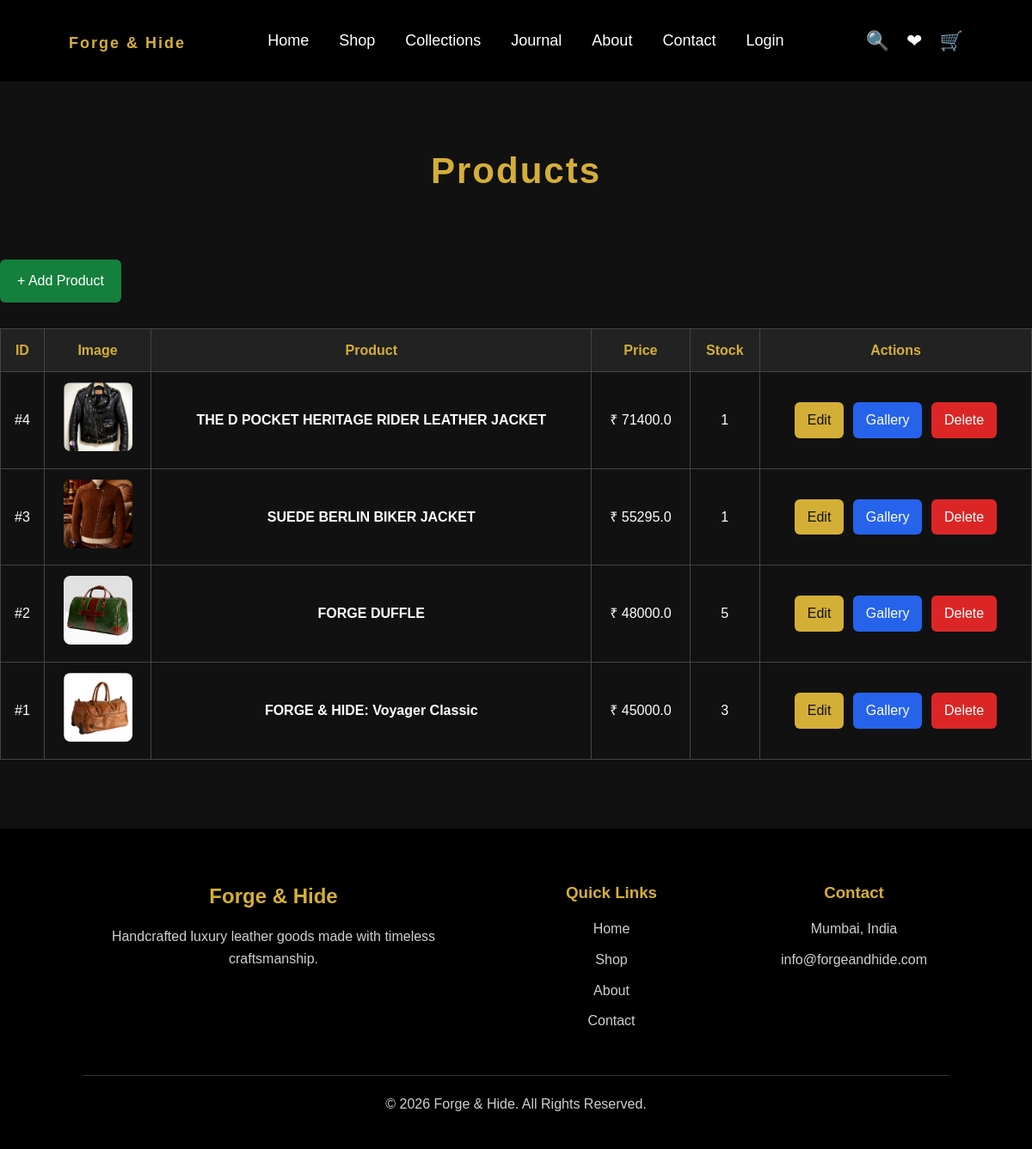
Page /admin/products (signed in) on the committed database.
### models.py (models this page shows, shortened)
class Product(db.Model):
    __tablename__ = "products"
    id = db.Column(db.Integer, primary_key=True)
    category_id = db.Column(
        db.Integer,
        db.ForeignKey("categories.id", name="fk_product_category"),
        nullable=True
    )
    category = db.relationship(
        "Category",
        back_populates="products"
    )
    name = db.Column(db.String(200), nullable=False)
    slug = db.Column(db.String(200), unique=True, nullable=False)
    description = db.Column(db.Text)
    short_description = db.Column(db.String(500))
    long_description = db.Column(db.Text)
    leather_type = db.Column(db.String(150))
    hardware = db.Column(db.String(150))
    lining = db.Column(db.String(150))
    dimensions = db.Column(db.String(150))
    weight = db.Column(db.String(100))
    made_in = db.Column(db.String(100))
    warranty = db.Column(db.String(100))
    care = db.Column(db.Text)
    is_bestseller = db.Column(db.Boolean, default=False)
    price = db.Column(db.Float, nullable=False)
    stock = db.Column(db.Integer, default=0)
    image = db.Column(db.String(300))
    is_featured = db.Column(db.Boolean, default=False)
    created_at = db.Column(
        db.DateTime,
        server_default=func.now()
    )

### app.py (the view)
@app.route("/admin/products")
@admin_required
def products():
    products = Product.query.order_by(Product.id.desc()).all()
    return render_template(
        "admin/products.html",
        products=products
    )

### app.py (called while the page is built)
def admin_required(f):
    @wraps(f)
    def decorated_function(*args, **kwargs):
        print(
    "ADMIN CHECK:",
    current_user.is_authenticated,
    type(current_user).__name__,
    session.get("customer_id")
)
        if not current_user.is_authenticated:
            return redirect(url_for("admin_login"))
        if not isinstance(current_user, Admin):
            return redirect(url_for("home"))
        return f(*args, **kwargs)
    return decorated_function

@app.context_processor
def inject_cart_count():
    cart_count = 0
    if current_user.is_authenticated:
        cart_items = Cart.query.filter_by(
            customer_id=current_user.id
        ).all()
        for item in cart_items:
            cart_count += item.quantity
    return {
        "cart_count": cart_count
    }

@login_manager.user_loader
def load_user(user_id):
    return db.session.get(Admin, int(user_id))

@app.after_request
def add_no_cache_headers(response):
    response.headers["Cache-Control"] = "no-store, no-cache, must-revalidate, max-age=0"
    response.headers["Pragma"] = "no-cache"
    response.headers["Expires"] = "0"
    return response

### templates/admin/products.html (shortened to what this page needs)
{% extends "base.html" %}
{% block content %}
<h1 class="section-title">
    Products
</h1>
<a
    href="{{ url_for('add_product') }}"
    class="add-product-btn"
>
    + Add Product
</a>
{% if products %}
<div class="admin-products-container">
    <div style="overflow-x:auto;">
        <table class="admin-products-table">
            <thead>
                <tr>
                    <th>
                        ID
                    </th>
                    <th>
                        Image
                    </th>
                    <th>
                        Product
                    </th>
                    <th>
                        Price
                    </th>
                    <th>
                        Stock
                    </th>
                    <th>
                        Actions
                    </th>
                </tr>
            </thead>
            <tbody>
                {% for product in products %}
                <tr>
                    <td>
                        #{{ product.id }}
                    </td>
                    <td>
                        {% if product.image %}
                            <img
                                src="{{ url_for(
                                    'static',
                                    filename='uploads/' + product.image
                                ) }}"
                                class="product-image"
                                alt="{{ product.name }}"
                            >
                        {% else %}
                            No Image
                        {% endif %}
                    </td>
                    <td>
                        <strong>
                            {{ product.name }}
                        </strong>
                    </td>
                    <td>
                        ₹ {{ product.price }}
                    </td>
                    <td>
                        {{ product.stock }}
                    </td>
                    <td>
                        <a
                            href="{{ url_for(
                                'edit_product',
                                id=product.id
                            ) }}"
                            class="admin-btn edit-btn"
                        >
                            Edit
                        </a>
                        <a
                            href="{{ url_for(
                                'product_gallery',
                                id=product.id
                            ) }}"
                            class="admin-btn gallery-btn"
                        >
                            Gallery
                        </a>
                        <a
                            href="{{ url_for(
                                'delete_product',
                                id=product.id
                            ) }}"
                            class="admin-btn delete-btn"
                            onclick="
                                return confirm(
                                    'Are you sure you want to delete {{ product.name }}?'
                                );
                            "
                        >
                            Delete
                        </a>
                    </td>
                </tr>
                {% endfor %}
            </tbody>
        </table>
    </div>
</div>
{% endif %}
{% endblock %}

### static/css/style.css (style rules this page uses)
* { margin:0; padding:0; box-sizing:border-box; }
body { font-family:Arial, Helvetica, sans-serif; background:#111; color:#fff; line-height:1.6; }
.section-title { text-align:center; font-size:42px; color:#d4af37; margin-top:70px; margin-bottom:50px; letter-spacing:2px; }
.section-title { text-align:center; color:#d4af37; font-size:42px; margin-bottom:50px; }

### templates/admin/products.html (style rules this page uses)
.admin-products-container { margin-top: 30px; }
.admin-products-table { width: 100%; border-collapse: collapse; background: #111; }
.admin-products-table th, .admin-products-table td { border: 1px solid #444; padding: 12px; text-align: center; }
.admin-products-table th { background: #222; color: #d4af37; }
.product-image { width: 80px; height: 80px; object-fit: cover; border-radius: 8px; }
.admin-btn { display: inline-block; padding: 8px 15px; border-radius: 6px; color: white; text-decoration: none; border: none; cursor: pointer; margin: 3px; }
.edit-btn { background: #d4af37; color: #111; }
.gallery-btn { background: #2563eb; }
.delete-btn { background: #dc2626; }
.add-product-btn { display: inline-block; background: #15803d; color: white; padding: 12px 20px; border-radius: 6px; text-decoration: none; margin-top: 20px; }

### rows in the picture
Product: id "4", image (picture), name "THE D POCKET HERITAGE RIDER LEATHER JACKET", price "71400.0", stock "1"
Product: id "3", image (picture), name "SUEDE BERLIN BIKER JACKET", price "55295.0", stock "1"
Product: id "2", image (picture), name "FORGE DUFFLE", price "48000.0", stock "5"
Product: id "1", image (picture), name "FORGE & HIDE: Voyager Classic", price "45000.0", stock "3"
